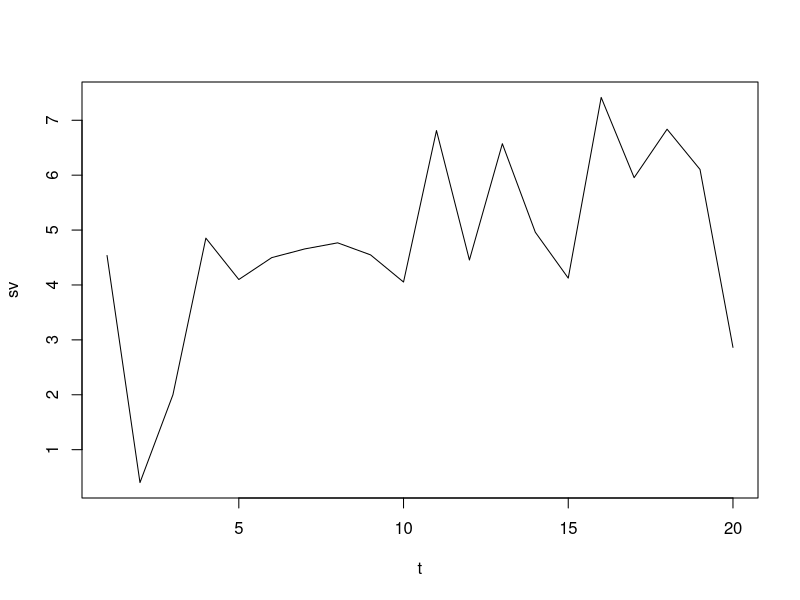

The R script that drew this image: (Note: this script raises an error after producing the figure.)
## ---- chunk 1
knitr::opts_chunk$set(echo = TRUE, warning = TRUE, message = TRUE,
                      fig.width = 9, fig.height = 6, dpi = 500, 
                      retina = 1, fig.showtext = TRUE)
## ---- chunk 2
ts <- rnorm(20, 5, 1)
ts[c(2, 3)] <- c(0.4, 2) ## disturbance at t = 1

data <- data.frame(sv = ts, t = 1:20)
plot(sv ~ t, data = data, type = 'l')

write.csv(data, './data-raw/toyset.csv')
## ---- chunk 3
check_inv <- invariability(svts_path = './data-raw/toyset.csv', variant = 'cv') 
## important: takes the whole time series (but it is possible that some times steps prior to the distrubace are also included in the provided time series)
mean(data$sv) / sd(data$sv)

## simple test for NA presence
data$sv[18] <- NA
write.csv(data, './data-raw/toyset.csv')

## check NAs
check_inv_NA <- invariability(svts_path = './data-raw/toyset.csv', variant = 'cv') 
check_inv_NA  ## here you see that will cause a pb


## check with the baseline
data_base <- data.frame(sv = rnorm(20, 5, 1), t = 1:20)
write.csv(data_base, './data-raw/toyset_base.csv')
check_inv_base <- invariability(svts_path = './data-raw/toyset.csv', variant = 'bla',
                                time_frame = c(1, 20), bl_path = './data-raw/toysetc_base.csv') ## not sure what should be indicated as a variant here 

## ---- chunk 4
## DO NOT REMOVE!
## We store the settings of your computer and the current versions of the
## packages used to allow for reproducibility
Sys.time()
#git2r::repository() ## uncomment if you are using GitHub
sessionInfo()
